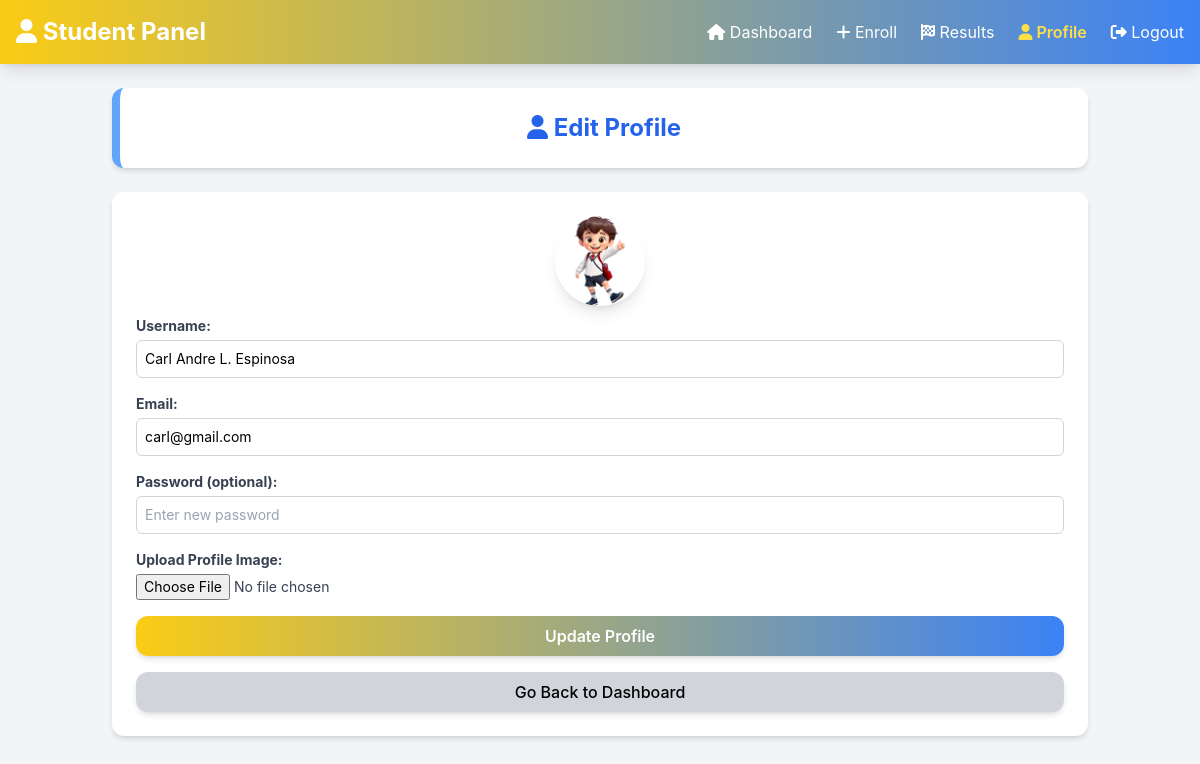
/pages/edit_student_profile.php (signed in), run on the app's committed database.
### tables this page shows
CREATE TABLE `users` (
  `id` int(11) NOT NULL,
  `username` varchar(50) NOT NULL,
  `email` varchar(100) NOT NULL,
  `password` varchar(255) NOT NULL,
  `profile_image` varchar(255) NOT NULL,
  `role` enum('teacher','student','admin') NOT NULL,
  `created_at` timestamp NOT NULL DEFAULT current_timestamp()
);

### pages/edit_student_profile.php (the view, shortened to what this page needs)
<?php
require '../includes/db_connection.php';
$student_id = $_SESSION['user_id'];
try {
    $profile_stmt = $conn->prepare("SELECT profile_image, username, email FROM users WHERE id = ?");
    $profile_stmt->execute([$student_id]);
    $profile = $profile_stmt->fetch(PDO::FETCH_ASSOC);
} catch (Exception $e) {
    echo "<script>alert('Error fetching profile: " . htmlspecialchars($e->getMessage()) . "');</script>";
}
?>
<!DOCTYPE html>
<html lang="en">
<head>
    <script src="https://cdn.tailwindcss.com"></script>
</head>
<body>
    <nav class="flex items-center justify-between p-4 gradient-header shadow-lg">
        <div class="text-2xl font-bold"><i class="fa fa-user" aria-hidden="true"></i> Student Panel</div>
        <ul class="flex gap-6 text-white">
            <li><a href="student_dashboard.php" class="hover:text-yellow-300"><i class="fa fa-home" aria-hidden="true"></i> Dashboard</a></li>
            <li><a href="enroll_subject.php" class="hover:text-yellow-300"><i class="fa fa-plus" aria-hidden="true"></i> Enroll</a></li>
            <li><a href="view_results.php" class="hover:text-yellow-300"><i class="fa fa-flag-checkered" aria-hidden="true"></i> Results</a></li>
            <li><a href="edit_student_profile.php" class="text-yellow-300 font-semibold"><i class="fa fa-user" aria-hidden="true"></i> Profile</a></li>
            <li><a href="logout.php" class="hover:text-yellow-300"><i class="fa fa-sign-out" aria-hidden="true"></i> Logout</a></li>
        </ul>
    </nav>
    <main class="p-6 max-w-5xl mx-auto">
        <section class="mb-6 bg-white rounded-xl shadow-md p-6 border-l-8 border-blue-400">
            <h1 class="text-2xl font-bold text-blue-600 text-center"><i class="fa fa-user" aria-hidden="true"></i> Edit Profile</h1>
        </section>
        <div class="bg-white rounded-xl shadow-md p-6">
            <div class="flex justify-center">
                <img src="<?= file_exists('../uploads/profile_images/' . $profile['profile_image'])
                    ? '../uploads/profile_images/' . htmlspecialchars($profile['profile_image'])
                    : '../uploads/profile_images/default-profile.png'; ?>"
                     alt="Profile Image" class="profile-image shadow-lg">
            </div>
            <form action="edit_student_profile.php" method="POST" enctype="multipart/form-data" class="space-y-4">
                <div>
                    <label for="username" class="block text-sm font-bold text-gray-700">Username:</label>
                    <input type="text" name="username" id="username" value="<?= htmlspecialchars($profile['username']); ?>" required
                        class="mt-1 w-full border border-gray-300 rounded-md p-2 text-sm focus:outline-none focus:ring-2 focus:ring-blue-400">
                </div>
                <div>
                    <label for="email" class="block text-sm font-bold text-gray-700">Email:</label>
                    <input type="email" name="email" id="email" value="<?= htmlspecialchars($profile['email']); ?>" required
                        class="mt-1 w-full border border-gray-300 rounded-md p-2 text-sm focus:outline-none focus:ring-2 focus:ring-blue-400">
                </div>
                <div>
                    <label for="password" class="block text-sm font-bold text-gray-700">Password (optional):</label>
                    <input type="password" name="password" id="password" placeholder="Enter new password"
                        class="mt-1 w-full border border-gray-300 rounded-md p-2 text-sm focus:outline-none focus:ring-2 focus:ring-blue-400">
                </div>
                <div>
                    <label for="profile_image" class="block text-sm font-bold text-gray-700">Upload Profile Image:</label>
                    <input type="file" name="profile_image" id="profile_image" accept="image/*"
                        class="mt-1 w-full text-sm text-gray-700">
                </div>
                <button
                    type="submit"
                    name="update_profile"
                    class="w-full mt-4 bg-gradient-to-r from-yellow-400 to-blue-500 hover:from-yellow-500 hover:to-blue-600 text-white font-semibold py-2 px-4 rounded-xl shadow-md transition duration-200">
                    Update Profile
                </button>
                <a
                    href="student_dashboard.php"
                    class="block w-full mt-2 text-center bg-gray-300 hover:bg-gray-400 text-black font-medium py-2 px-4 rounded-xl shadow-md transition duration-200">
                    Go Back to Dashboard
                </a>
            </form>
        </div>
    </main>
</body>
</html>

### pages/edit_student_profile.php (style rules this page uses)
body { background-color: #f3f4f6; font-family: 'Inter', sans-serif; }
.gradient-header { background: linear-gradient(to right, #facc15, #3b82f6); color: white; }
.profile-image { width: 90px; height: 90px; border-radius: 50%; object-fit: cover; margin-bottom: 10px; }

### data on the page
users: profile_image (picture), username "Carl Andre L. Espinosa", email "carl@gmail.com"
